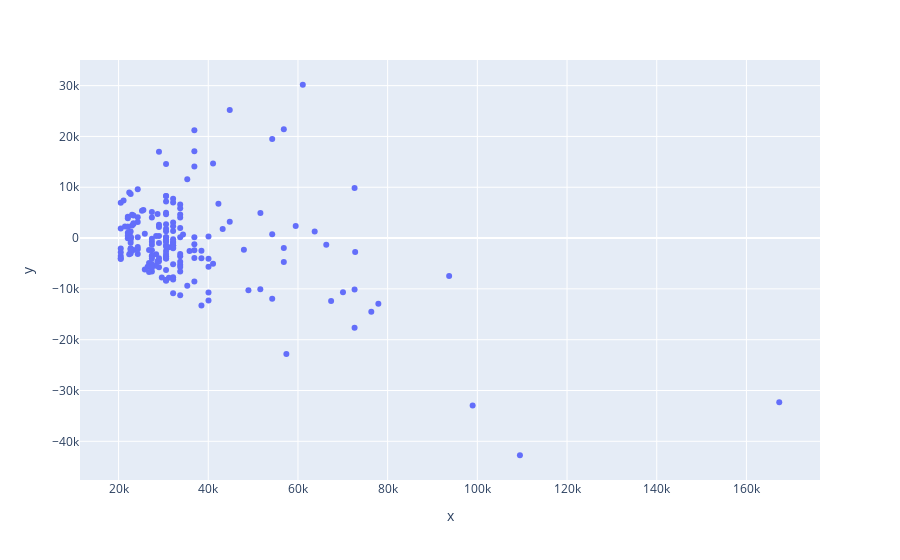

Notebook code cell kept with this figure:
### Code cell
plx.scatter(x = predictions, y = y_test - predictions)

### Figure 1 — Plotly figure (JSON) as saved in the notebook; plotly's stock layout.template omitted (floating-point values rounded to 4 significant figures; data arrays with more than 128 entries replaced by an {"elided": "..."} marker saying what was removed)
{"data": [{"hovertemplate": "x=%{x}<br>y=%{y}<extra></extra>", "legendgroup": "", "marker": {"color": "#636efa", "symbol": "circle"}, "mode": "markers", "name": "", "orientation": "v", "showlegend": false, "type": "scatter", "x": {"elided": "190 float values"}, "xaxis": "x", "y": {"elided": "190 float values"}, "yaxis": "y"}], "layout": {"legend": {"tracegroupgap": 0}, "margin": {"t": 60}, "xaxis": {"anchor": "y", "domain": [0, 1], "title": {"text": "x"}}, "yaxis": {"anchor": "x", "domain": [0, 1], "title": {"text": "y"}}}}
